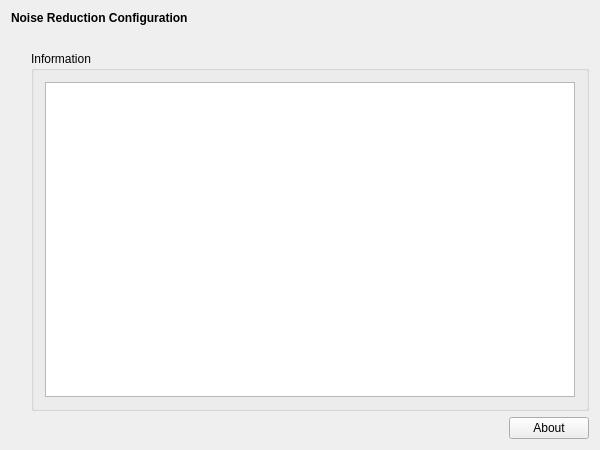
<?xml version="1.0" encoding="UTF-8"?>
<ui version="4.0">
 <class>NoiseReductionSetupWidgetClass</class>
 <widget class="QWidget" name="NoiseReductionSetupWidgetClass">
  <property name="geometry">
   <rect>
    <x>0</x>
    <y>0</y>
    <width>600</width>
    <height>450</height>
   </rect>
  </property>
  <property name="windowTitle">
   <string>DummySetupWidget</string>
  </property>
  <layout class="QVBoxLayout" name="verticalLayout">
   <item>
    <widget class="QLabel" name="m_qLabel_Headline">
     <property name="font">
      <font>
       <weight>75</weight>
       <bold>true</bold>
      </font>
     </property>
     <property name="text">
      <string>Noise Reduction Configuration</string>
     </property>
    </widget>
   </item>
   <item>
    <spacer name="m_qVerticalSpacer_Headline">
     <property name="orientation">
      <enum>Qt::Vertical</enum>
     </property>
     <property name="sizeType">
      <enum>QSizePolicy::Fixed</enum>
     </property>
     <property name="sizeHint" stdset="0">
      <size>
       <width>20</width>
       <height>20</height>
      </size>
     </property>
    </spacer>
   </item>
   <item>
    <layout class="QGridLayout" name="m_qGridLayout_main">
     <item row="0" column="1" rowspan="2" colspan="2">
      <widget class="QGroupBox" name="m_qGroupBox_Information">
       <property name="title">
        <string>Information</string>
       </property>
       <layout class="QGridLayout" name="m_qGridLayout_Information">
        <item row="0" column="0">
         <widget class="QTextBrowser" name="m_qTextBrowser_Information"/>
        </item>
       </layout>
      </widget>
     </item>
     <item row="2" column="1">
      <spacer name="m_qHorizontalSpacer_About">
       <property name="orientation">
        <enum>Qt::Horizontal</enum>
       </property>
       <property name="sizeHint" stdset="0">
        <size>
         <width>40</width>
         <height>20</height>
        </size>
       </property>
      </spacer>
     </item>
     <item row="1" column="0">
      <spacer name="m_qVerticalSpacer_LeftRow">
       <property name="orientation">
        <enum>Qt::Vertical</enum>
       </property>
       <property name="sizeHint" stdset="0">
        <size>
         <width>20</width>
         <height>40</height>
        </size>
       </property>
      </spacer>
     </item>
     <item row="2" column="2">
      <widget class="QPushButton" name="m_qPushButton_About">
       <property name="text">
        <string>About</string>
       </property>
      </widget>
     </item>
    </layout>
   </item>
  </layout>
 </widget>
 <layoutdefault spacing="6" margin="11"/>
 <resources/>
 <connections/>
</ui>
